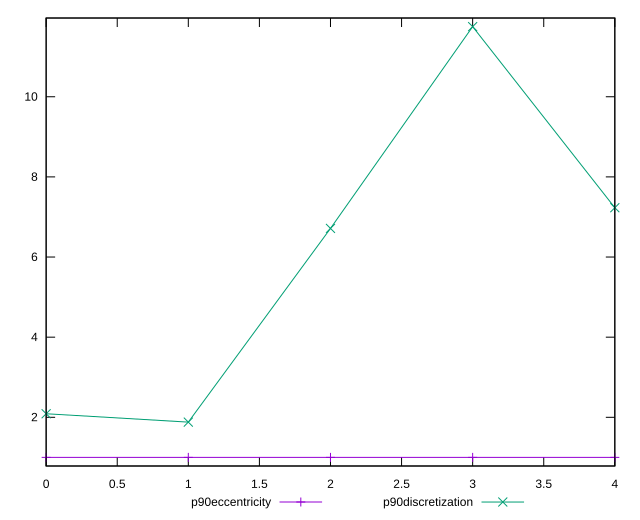

gnuplot code for this plot:
reset

$p90Eccentricity <<EOF
0 1.000000000000001
1 1.000000000000001
2 0.9999999999999994
3 1.000000000000001
4 1.0000000000000002
EOF

$p90Discretization <<EOF
0 2.088888888888889
1 1.88
2 6.714285714285714
3 11.75
4 7.230769230769231
EOF

set key outside below
set xrange [0:4]
set yrange [0.7849999999999995:11.965]
set trange [0.7849999999999995:11.965]
set terminal svg size 640, 520 enhanced background rgb 'white'
set output "report_00018_2021-02-10T15-25-16.877Z/max-potential-fid/progression/eccentricity.svg"

plot $p90Eccentricity title "p90eccentricity" with linespoints, \
     $p90Discretization title "p90discretization" with linespoints

reset
